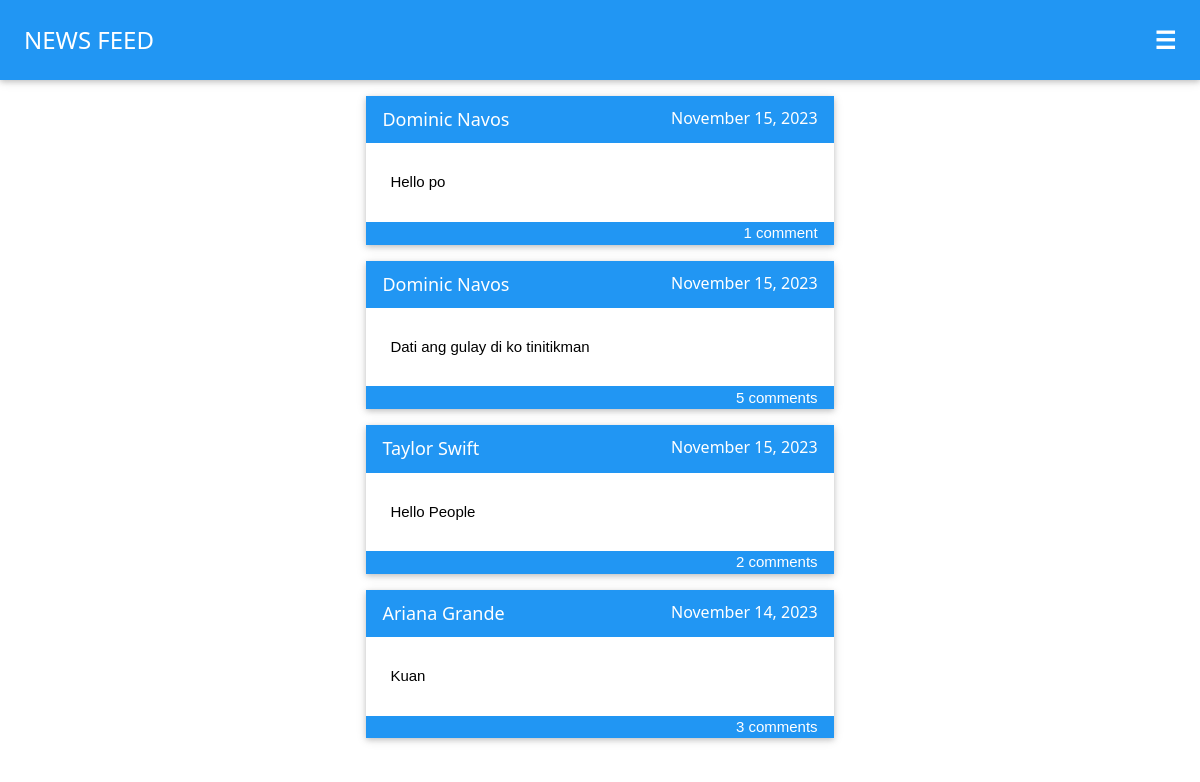
Screenshot of /page/ (signed in) with the database file from the repository.
### tables this page shows
CREATE TABLE `post` (
  `postId` int(11) NOT NULL,
  `userId` int(11) NOT NULL,
  `postContent` text NOT NULL,
  `datePosted` date NOT NULL DEFAULT current_timestamp()
);

CREATE TABLE `users` (
  `userId` int(11) NOT NULL,
  `userFName` text NOT NULL,
  `userLName` text NOT NULL,
  `email` text NOT NULL,
  `password` text NOT NULL
);

### util/DbHelper.php (called while the page is built, shortened)
<?php
class DbHelper {
    private $hostname = "127.0.0.1";
    private $username = "root";
    private $password = "";
    private $database = "socmed";
    private $conn;
    public function __construct() {
        $this->conn = new mysqli($this->hostname, $this->username, $this->password, $this->database);
    }
    public function posts(){
        $rows = [];
        $sql = "SELECT post.postId, users.userFName, users.userLName, post.datePosted, post.postContent, COUNT(comment.postId) AS commentCount
                FROM post
                JOIN users ON post.userId = users.userId
                LEFT JOIN comment ON post.postId = comment.postId
                GROUP BY post.postId, users.userFName, users.userLName, post.datePosted, post.postContent
                ORDER BY post.datePosted DESC";
        $query = $this->conn->query($sql);
        while ($row = $query->fetch_assoc()) {
            $rows[] = $row;
        }
        return $rows;
    }
}

### page/Index.php (the view, shortened to what this page needs)
<?php
include "../util/DbHelper.php";
$db = new DbHelper();
$pm = new PromptHandler();
$allposts = $db->posts();
?>
<?php if($allposts != null): ?>
    <?php foreach($allposts as $post): ?>
        <div class="w3-card-2 w3-margin-bottom" style="width: 40%; margin: auto; cursor: pointer" title="View Post" onclick="redirectPost('<?php echo $post["postId"] ?>')">
            <div class="w3-panel w3-blue">
                <span class="w3-right"><h6><?php echo date("F j, Y", strtotime($post["datePosted"]))  ?></h6></span>
                <h5><?php echo $post["userFName"] . " " . $post["userLName"] ?></h5>
            </div>
            <div class="w3-padding-large">
                <?php echo $post["postContent"] ?>
            </div>
            <div class="w3-panel w3-blue">
                <span class="w3-right"><?php echo $post["commentCount"] ?> <?php echo ($post["commentCount"] > 1) ? "comments" : "comment" ?></span>
            </div>
        </div>
    <?php endforeach; ?>
<?php else: ?>
    <div class="w3-display-middle">
        <?php echo $pm->noPosts() ?>
    </div>
<?php endif; ?>
<?php require_once "../shared/Layout.php" ?>

### assets/css/w3.css (style rules this page uses)
html { box-sizing:border-box }
*,*:before,*:after { box-sizing:inherit }
html { -ms-text-size-adjust:100%;-webkit-text-size-adjust:100% }
body { margin:0 }
html,body { font-family:Verdana,sans-serif;font-size:15px;line-height:1.5 }
html { overflow-x:hidden }
h5 { font-size:18px }
h6 { font-size:16px }
h1,h2,h3,h4,h5,h6 { font-family:"Segoe UI",Arial,sans-serif;font-weight:400;margin:10px 0 }
.w3-container:after,.w3-container:before,.w3-panel:after,.w3-panel:before,.w3-row:after,.w3-row:before,.w3-row-padding:after,.w3-row-padding:before, .w3-cell-row:before,.w3-cell-row:after,.w3-clear:after,.w3-clear:before,.w3-bar:before,.w3-bar:after { content:"";display:table;clear:both }
.w3-container,.w3-panel { padding:0.01em 16px }
.w3-panel { margin-top:16px;margin-bottom:16px }
.w3-card,.w3-card-2 { box-shadow:0 2px 5px 0 rgba(0,0,0,0.16),0 2px 10px 0 rgba(0,0,0,0.12) }
.w3-margin-bottom { margin-bottom:16px!important }
.w3-padding-large { padding:12px 24px!important }
.w3-right { float:right!important }
.w3-blue,.w3-hover-blue:hover { color:#fff!important;background-color:#2196F3!important }

### rows the page displays
post: $post["postId"] 4 (drawn), datePosted "November 15, 2023", userId.userFName "Dominic", userId.userLName "Navos", postContent "Hello po", commentCount "1"
post: datePosted "November 15, 2023", userId.userFName "Dominic", userId.userLName "Navos", postContent "Dati ang gulay di ko tinitikman", commentCount "5", shows "comments"
post: datePosted "November 15, 2023", userId.userFName "Taylor", userId.userLName "Swift", postContent "Hello People", commentCount "2", shows "comments"
post: datePosted "November 14, 2023", userId.userFName "Ariana", userId.userLName "Grande", postContent "Kuan", commentCount "3", shows "comments"

### other values shown
$title "NEWS FEED"
